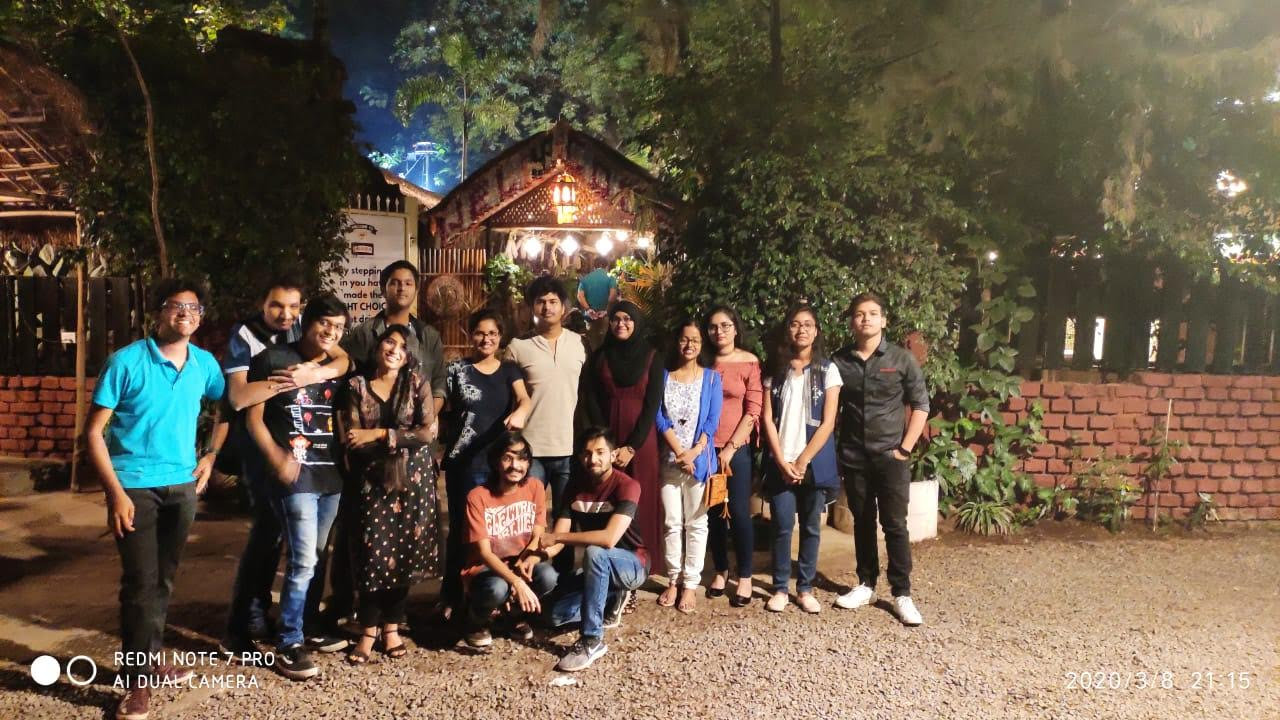
#> input picture Contributors/Sourav Maharana/face detection system/Images/img.jpg, 1280 x 720 px
$ python main.py
#> lines starting #> are read from the running program, lines starting #| are printed output that depends on the picture; after the words box and inside, x2 and y2 are one past the last pixel; in counts of white or black regions, pixels touching at a corner belong together
#Importing the Package.
import cv2

#Loading the cv2 XML Cascade file. I used cascade function because it is already trained with all the data. So, it avoids a major step of training and looking for dataset.
face_cascade = cv2.CascadeClassifier('haarcascade_frontalface_default.xml')

#Loading the image on which you want to test it.
imgRead = cv2.imread('Images/img.jpg')
#> imgRead is the input picture: shape (720, 1280, 3); mean B, G, R 71.9, 88.5, 103.2

#Since CV2 method works only on Gray Scale images, the following command converts the input image to gray scale.
gray = cv2.cvtColor(imgRead, cv2.COLOR_BGR2GRAY) #RGB but CV2 follow BGR.
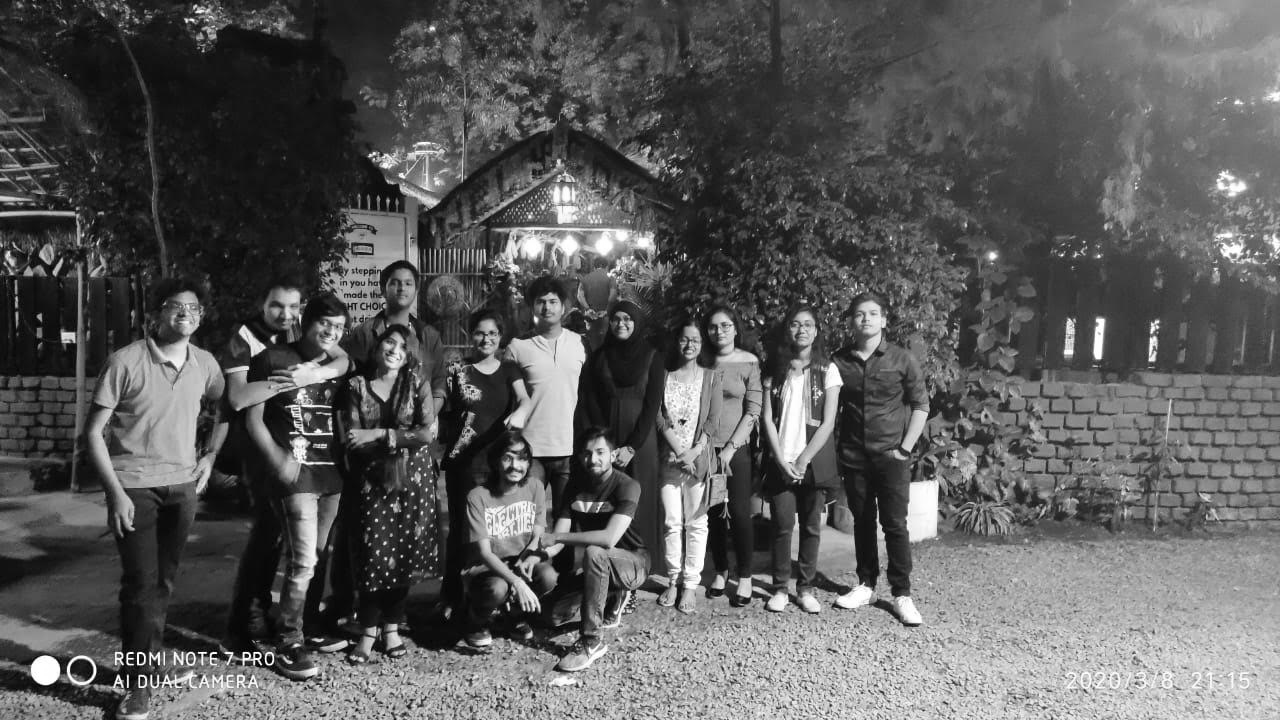
#> gray: shape (720, 1280); min 0, max 255, mean 91

#To Detect the faces.
facesDetected = face_cascade.detectMultiScale(gray, 1.1, 8) #gray for gray; 1.1 = Scale Factor and 4 is the minimum neighbors
#> facesDetected = [[385, 269, 36, 36], [533, 290, 31, 31], [850, 300, 36, 36], [609, 309, 28, 28], [787, 312, 33, 33], [703, 312, 35, 35], [470, 320, 34, 34], [674, 327, 32, 32], [577, 439, 35, 35], [262, 288, 46, 46], [162, 289, 46, 46]]

#To draw a rectangle around every face that is detected.
for(x, y, w, h) in facesDetected:
    cv2.rectangle(imgRead, (x,y), (x+w, y+h), (0, 0, 255), 3) #(0,0,255) is the color of the rectangle and 3 is the thickness of the rectangle
#> this loop made 11 passes
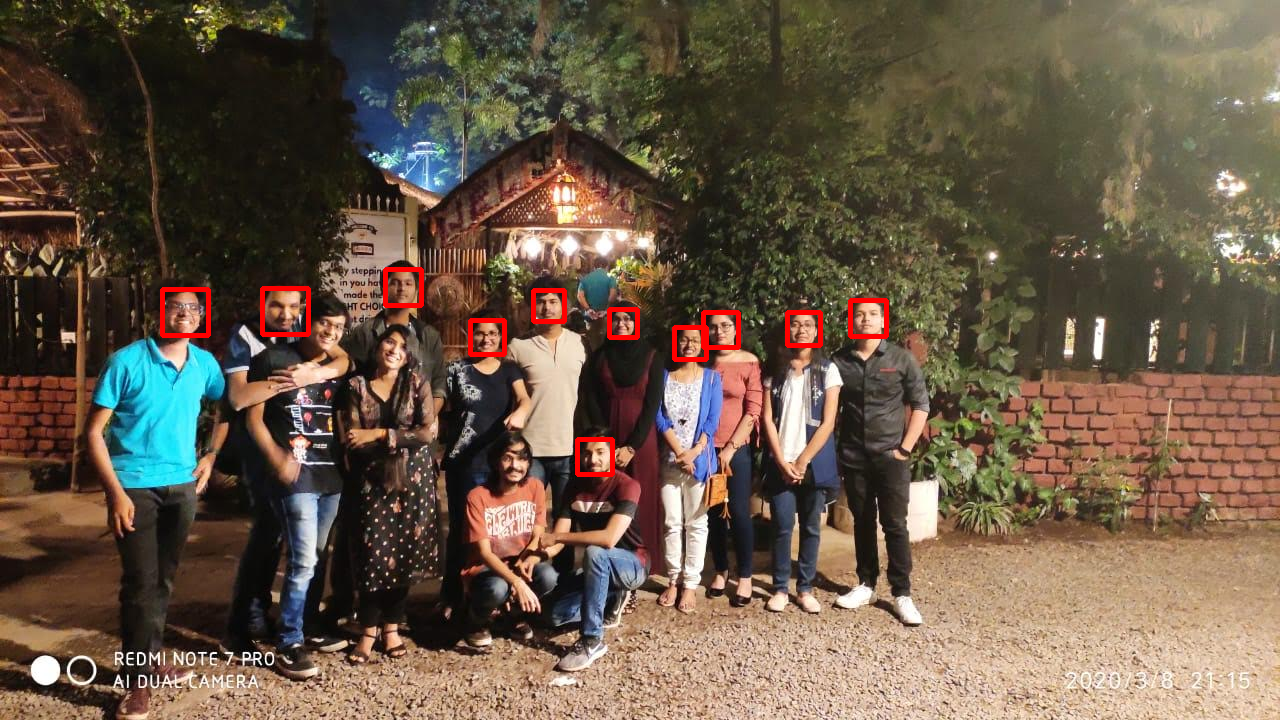
#> imgRead: shape (720, 1280, 3); 0.83% of pixels changed, all inside (x1, y1, x2, y2) = (160, 267, 889, 477)

#This will help to display/show/see the image
cv2.imshow('imgRead', imgRead)

#This is wait for the keypress/command to close the image.
cv2.waitKey()

$ run again, with Contributors/Sourav Maharana/face detection system/Images/image1.png saved as Contributors/Sourav Maharana/face detection system/Images/img.jpg
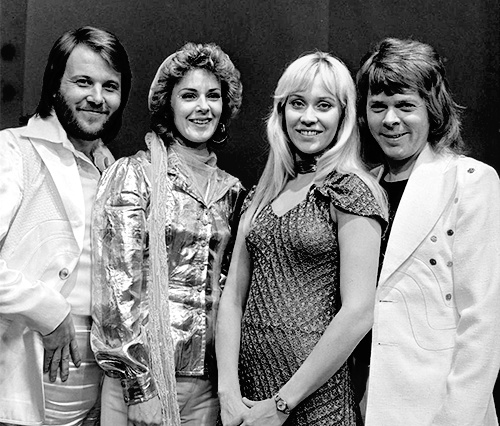
#> input picture Contributors/Sourav Maharana/face detection system/Images/image1.png, 500 x 426 px
#> imgRead is the input picture: shape (426, 500, 3); min 0, max 255, mean 130.8
#> facesDetected = [[167, 70, 67, 67], [57, 55, 75, 75], [266, 69, 89, 89], [355, 79, 74, 74]]
#> the loop `for(x, y, w, h) in facesDetected:` made 4 passes
#> after the loop `for(x, y, w, h) in facesDetected:`:
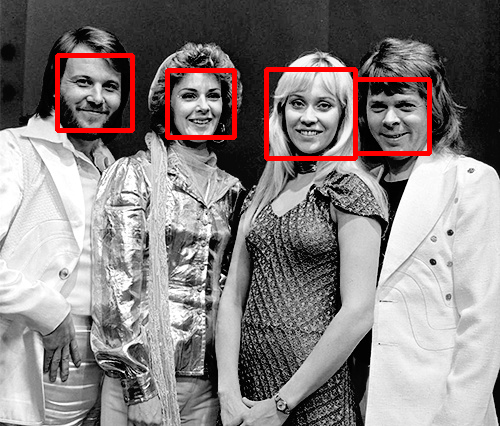
#> imgRead: shape (426, 500, 3); 2.66% of pixels changed, all inside (x1, y1, x2, y2) = (55, 53, 432, 161)
